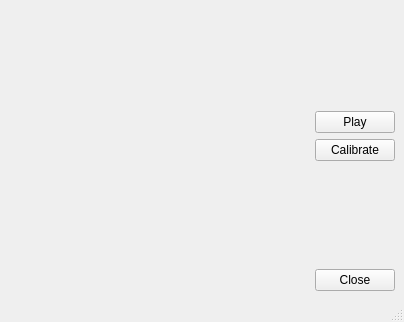
<?xml version="1.0" encoding="UTF-8"?>
<ui version="4.0">
 <class>MainWindow</class>
 <widget class="QMainWindow" name="MainWindow">
  <property name="geometry">
   <rect>
    <x>0</x>
    <y>0</y>
    <width>404</width>
    <height>322</height>
   </rect>
  </property>
  <property name="windowTitle">
   <string>MainWindow</string>
  </property>
  <widget class="QWidget" name="centralwidget">
   <layout class="QHBoxLayout" name="horizontalLayout">
    <item>
     <spacer name="horizontalSpacer">
      <property name="orientation">
       <enum>Qt::Horizontal</enum>
      </property>
      <property name="sizeHint" stdset="0">
       <size>
        <width>502</width>
        <height>20</height>
       </size>
      </property>
     </spacer>
    </item>
    <item>
     <layout class="QVBoxLayout" name="verticalLayout">
      <item>
       <spacer name="verticalSpacer_2">
        <property name="orientation">
         <enum>Qt::Vertical</enum>
        </property>
        <property name="sizeHint" stdset="0">
         <size>
          <width>20</width>
          <height>40</height>
         </size>
        </property>
       </spacer>
      </item>
      <item>
       <widget class="QPushButton" name="playButton">
        <property name="text">
         <string>Play</string>
        </property>
       </widget>
      </item>
      <item>
       <widget class="QPushButton" name="calibrateButton">
        <property name="text">
         <string>Calibrate</string>
        </property>
       </widget>
      </item>
      <item>
       <spacer name="verticalSpacer">
        <property name="orientation">
         <enum>Qt::Vertical</enum>
        </property>
        <property name="sizeHint" stdset="0">
         <size>
          <width>20</width>
          <height>40</height>
         </size>
        </property>
       </spacer>
      </item>
      <item>
       <widget class="QPushButton" name="closeButton">
        <property name="text">
         <string>Close</string>
        </property>
       </widget>
      </item>
     </layout>
    </item>
   </layout>
  </widget>
  <widget class="QMenuBar" name="menubar">
   <property name="geometry">
    <rect>
     <x>0</x>
     <y>0</y>
     <width>404</width>
     <height>29</height>
    </rect>
   </property>
  </widget>
  <widget class="QStatusBar" name="statusbar"/>
 </widget>
 <resources/>
 <connections>
  <connection>
   <sender>closeButton</sender>
   <signal>clicked()</signal>
   <receiver>MainWindow</receiver>
   <slot>close()</slot>
   <hints>
    <hint type="sourcelabel">
     <x>520</x>
     <y>389</y>
    </hint>
    <hint type="destinationlabel">
     <x>422</x>
     <y>391</y>
    </hint>
   </hints>
  </connection>
 </connections>
</ui>
